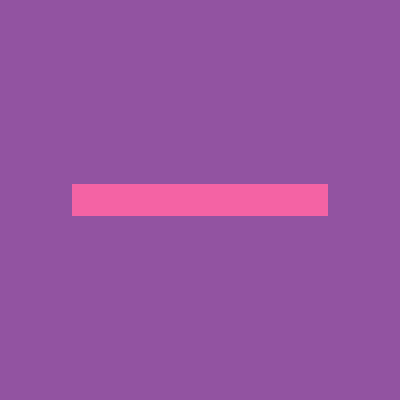
Frame 1 (no input)
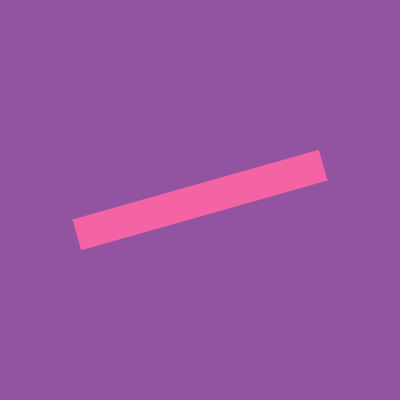
Frame 60 (no input)
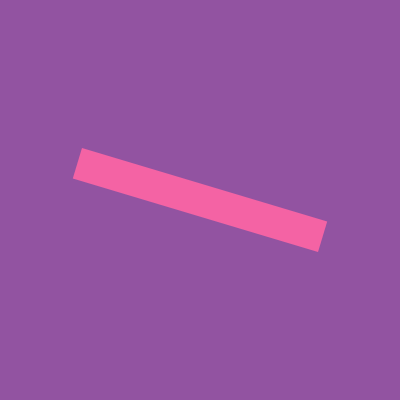
Frame 120 (the mouse pressed at the canvas centre since frame 60)

The p5.js sketch that drew these frames (run headless with seeded random() and noise() and a simulated clock; from frame 60 on, the mouse is pressed at the canvas centre):

// p5.js sketch
// ── sketch.js
let angle = 0;
let angleV = 0;
let angleA = 0.001;


function setup() {
  createCanvas(400, 400);
  angleMode(RADIANS);
}

function draw() {
  
  angleA = map (mouseX, 0, width, - 0.01, 0.01);
  angleV = constrain(angleV, -0.2, 0.2);
  
  
  background(146, 83,161);
  noStroke();
  fill(244,99,164);
  rectMode(CENTER);
  translate(200,200);
  rotate(angle);
 rect (0,0,256,32)
  
  angle += angleV;
  angleV += angleA;
}
